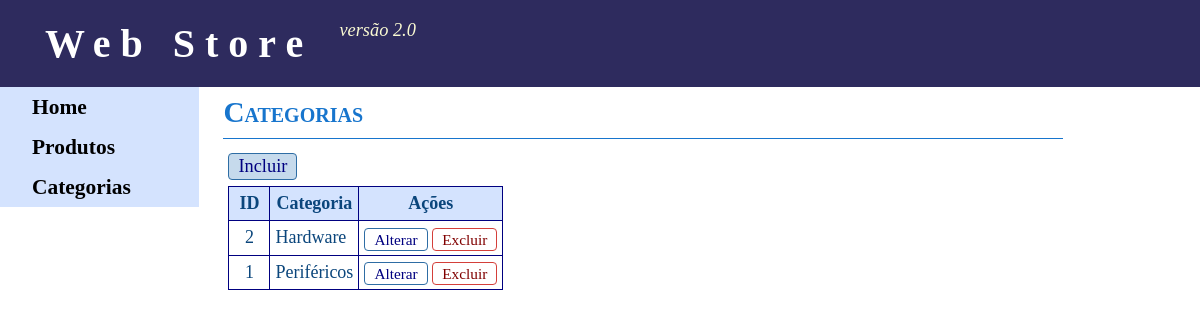
Page /categorias/ on the committed database.
### app/models.py (models this page shows)
class Categoria(models.Model):
    descricao = models.CharField(max_length=100)
    class Meta:
        db_table = 'Categoria'

### app/views.py (the view, shortened to what this page needs)
# urls.py: path('categorias/', views.categorias, name='categorias'),
def categorias(request, acao=None, id=None):
    try:
        dao = CategoriaDAO()
        if acao is None:
            registros = dao.selecionar_todos()
            return render(request, 'categorias_listar.html', context={'registros': registros})
        elif acao == 'incluir':
            return render(request, 'categorias_editar.html', {'acao': 'Inclusão'})
        elif acao in ['alterar', 'excluir']:
            acao = 'Alteração' if acao == 'alterar' else 'Exclusão'
            obj = dao.selecionar_um(id)
            return render(request, 'categorias_editar.html', {'acao': acao, 'obj': obj})
        else:
            raise Exception('Ação inválida')
    except Exception as err:
        return render(request, 'home.html', context={'ERRO': err})

### app/dao.py (called while the page is built)
    def obter_conexao(self):
        self._conexao = sqlite3.connect('arq_soft.sqlite3')
        return self._conexao

    def executar_select(self, sql) -> list[Any]:
        conexao = self.obter_conexao()
        ret = conexao.cursor().execute(sql).fetchall()
        return ret

    def selecionar_todos(self) -> list[Categoria]:
        sql = '''   SELECT  id, descricao FROM Categoria ORDER BY descricao '''
        registros = self.executar_select(sql)
        dados = list()
        for reg in registros:
            dados.append( Categoria(id=reg[0], descricao=reg[1]) )
        return dados

### app/templates/categorias_listar.html
{% extends "base.html" %}
{% block titulo_pagina %}
    <h2 class="titulo_pagina">Categorias</h2>
{% endblock %}
{% block conteudo %}
    <div style="margin-left: 5px;">
        <a class="btn medium" href="{% url 'categorias' acao='incluir'  %}">Incluir</a>
    </div>
    <table>
        <thead>
            <tr>
                <th>ID</th>
                <th>Categoria</th>
                <th>Ações</th>
            </tr>
        </thead>
        <tbody>
            {% for reg in registros %}
            <tr>
                <td class="id">{{ reg.id }}</td>
                <td>{{ reg.descricao }}</td>
                <td>
                    <a class="btn small" href="{% url 'categorias' acao='alterar' id=reg.id %}">Alterar</a>
                    <a class="btn-del small" href="{% url 'categorias' acao='excluir' id=reg.id %}">Excluir</a>
                </td>
            </tr>
            {% endfor %}
        </tbody>
    </table>
{% endblock %}

### app/static/css/site.css (style rules this page uses)
* { font-family: 'Trebuchet MS'; font-size: 1.05em; margin: 0px; }
body { background-color: white; color: #0b467c; background-image: url(../imagens/barra-lateral.png); background-repeat: repeat-y; }
table { border: 1px solid navy; border-collapse: collapse; margin: 5px; }
th { background-color: #D4E3FE; }
th, td { border: 1px solid navy; padding: 1px 5px; font-size: 0.8em; }
td.id { width: 30px; max-width: 30px; min-width: 30px; text-align: center; }
main h2.titulo_pagina { margin: 0px; font-variant: small-caps; color: #1775cd; font-size: 1.5em; border-bottom: 1px solid #1775cd; margin-bottom: 10px; padding: 0px 0px 10px 0px; }
.btn { display: inline-block; margin-bottom: 0; font-weight: 400; text-align: center; white-space: nowrap; vertical-align: middle; -ms-touch-action: manipulation; touch-action: manipulation; cursor: pointer; background-image: none; border: 1px solid transparent; padding: 6px 12px; font-size: 15px; line-height: 1.42857143; border-radius: 4px; -webkit-user-select: none; -moz-user-select: none; -ms-user-select: none; user-select: none; color: navy; background-color: #c6daec; border-color: #2e6da4; text-decoration: none; }
.btn-del { display: inline-block; margin-bottom: 0; font-weight: 400; text-align: center; white-space: nowrap; vertical-align: middle; -ms-touch-action: manipulation; touch-action: manipulation; cursor: pointer; background-image: none; border: 1px solid transparent; padding: 6px 12px; font-size: 15px; line-height: 1.42857143; border-radius: 4px; -webkit-user-select: none; -moz-user-select: none; -ms-user-select: none; user-select: none; color: maroon; background-color: #e2acaa; border-color: #d43f3a; text-decoration: none; }
.small { font-size: 0.85em; height: 15px; line-height: 15px; padding: 3px 9px; }
.btn.small, .btn-del.small { background-color: white; }
.medium { font-size: 0.90em; height: 19px; line-height: 19px; padding: 3px 9px; }

### rows in the picture
Categoria: id "2", descricao "Hardware"
Categoria: id "1", descricao "Periféricos"
